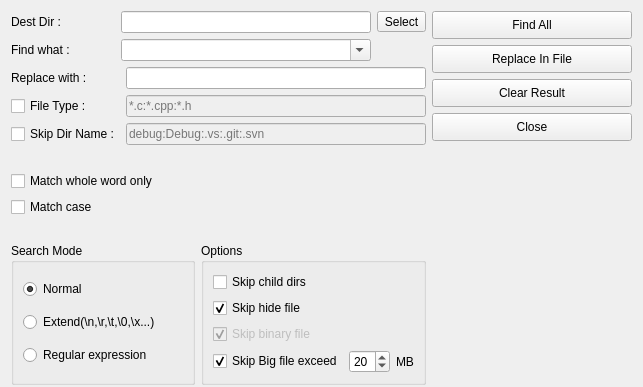
      <widget class="QWidget" name="tab_dirfind">
       <attribute name="title">
        <string>Dir Find</string>
       </attribute>
       <layout class="QHBoxLayout" name="horizontalLayout_10">
        <property name="bottomMargin">
         <number>2</number>
        </property>
        <item>
         <layout class="QVBoxLayout" name="verticalLayout_17">
          <item>
           <layout class="QGridLayout" name="gridLayout_2">
            <item row="0" column="0">
             <widget class="QLabel" name="label_8">
              <property name="sizePolicy">
               <sizepolicy hsizetype="Minimum" vsizetype="Fixed">
                <horstretch>0</horstretch>
                <verstretch>0</verstretch>
               </sizepolicy>
              </property>
              <property name="text">
               <string>Dest Dir :</string>
              </property>
             </widget>
            </item>
            <item row="0" column="1">
             <widget class="QLineEdit" name="destFindDir">
              <property name="sizePolicy">
               <sizepolicy hsizetype="Preferred" vsizetype="Fixed">
                <horstretch>0</horstretch>
                <verstretch>0</verstretch>
               </sizepolicy>
              </property>
              <property name="minimumSize">
               <size>
                <width>250</width>
                <height>0</height>
               </size>
              </property>
              <property name="maximumSize">
               <size>
                <width>350</width>
                <height>16777215</height>
               </size>
              </property>
             </widget>
            </item>
            <item row="0" column="2">
             <widget class="QToolButton" name="selectDir">
              <property name="minimumSize">
               <size>
                <width>0</width>
                <height>20</height>
               </size>
              </property>
              <property name="text">
               <string>Select</string>
              </property>
             </widget>
            </item>
            <item row="1" column="0">
             <widget class="QLabel" name="label_5">
              <property name="sizePolicy">
               <sizepolicy hsizetype="Minimum" vsizetype="Fixed">
                <horstretch>0</horstretch>
                <verstretch>0</verstretch>
               </sizepolicy>
              </property>
              <property name="text">
               <string>Find what :</string>
              </property>
             </widget>
            </item>
            <item row="1" column="1">
             <widget class="QComboBox" name="dirFindWhat">
              <property name="minimumSize">
               <size>
                <width>250</width>
                <height>0</height>
               </size>
              </property>
              <property name="maximumSize">
               <size>
                <width>350</width>
                <height>16777215</height>
               </size>
              </property>
              <property name="editable">
               <bool>true</bool>
              </property>
              <property name="maxCount">
               <number>512</number>
              </property>
             </widget>
            </item>
           </layout>
          </item>
          <item>
           <layout class="QGridLayout" name="gridLayout_5">
            <item row="1" column="1">
             <widget class="QLineEdit" name="fileType">
              <property name="enabled">
               <bool>false</bool>
              </property>
              <property name="sizePolicy">
               <sizepolicy hsizetype="Preferred" vsizetype="Fixed">
                <horstretch>0</horstretch>
                <verstretch>0</verstretch>
               </sizepolicy>
              </property>
              <property name="minimumSize">
               <size>
                <width>300</width>
                <height>0</height>
               </size>
              </property>
              <property name="maximumSize">
               <size>
                <width>350</width>
                <height>16777215</height>
               </size>
              </property>
              <property name="placeholderText">
               <string>*.c:*.cpp:*.h</string>
              </property>
             </widget>
            </item>
            <item row="1" column="0">
             <widget class="QCheckBox" name="dealFileType">
              <property name="sizePolicy">
               <sizepolicy hsizetype="Minimum" vsizetype="Fixed">
                <horstretch>0</horstretch>
                <verstretch>0</verstretch>
               </sizepolicy>
              </property>
              <property name="text">
               <string>File Type :</string>
              </property>
             </widget>
            </item>
            <item row="0" column="0">
             <widget class="QLabel" name="label_6">
              <property name="sizePolicy">
               <sizepolicy hsizetype="Minimum" vsizetype="Fixed">
                <horstretch>0</horstretch>
                <verstretch>0</verstretch>
               </sizepolicy>
              </property>
              <property name="text">
               <string>Replace with :</string>
              </property>
             </widget>
            </item>
            <item row="2" column="0">
             <widget class="QCheckBox" name="skipDir">
              <property name="sizePolicy">
               <sizepolicy hsizetype="Minimum" vsizetype="Fixed">
                <horstretch>0</horstretch>
                <verstretch>0</verstretch>
               </sizepolicy>
              </property>
              <property name="text">
               <string>Skip Dir Name :</string>
              </property>
             </widget>
            </item>
            <item row="2" column="1">
             <widget class="QLineEdit" name="skipDirNames">
              <property name="enabled">
               <bool>false</bool>
              </property>
              <property name="sizePolicy">
               <sizepolicy hsizetype="Preferred" vsizetype="Fixed">
                <horstretch>0</horstretch>
                <verstretch>0</verstretch>
               </sizepolicy>
              </property>
              <property name="minimumSize">
               <size>
                <width>300</width>
                <height>0</height>
               </size>
              </property>
              <property name="maximumSize">
               <size>
                <width>350</width>
                <height>16777215</height>
               </size>
              </property>
              <property name="placeholderText">
               <string>debug:Debug:.vs:.git:.svn</string>
              </property>
             </widget>
            </item>
            <item row="0" column="1">
             <widget class="QLineEdit" name="dirReplaceWhat">
              <property name="sizePolicy">
               <sizepolicy hsizetype="Preferred" vsizetype="Fixed">
                <horstretch>0</horstretch>
                <verstretch>0</verstretch>
               </sizepolicy>
              </property>
              <property name="minimumSize">
               <size>
                <width>300</width>
                <height>0</height>
               </size>
              </property>
              <property name="maximumSize">
               <size>
                <width>350</width>
                <height>16777215</height>
               </size>
              </property>
             </widget>
            </item>
           </layout>
          </item>
          <item>
           <spacer name="verticalSpacer_11">
            <property name="orientation">
             <enum>Qt::Vertical</enum>
            </property>
            <property name="sizeHint" stdset="0">
             <size>
              <width>20</width>
              <height>20</height>
             </size>
            </property>
           </spacer>
          </item>
          <item>
           <layout class="QVBoxLayout" name="verticalLayout_13">
            <item>
             <widget class="QCheckBox" name="dirFindMatchWholeBox">
              <property name="text">
               <string>Match whole word only</string>
              </property>
              <property name="checkable">
               <bool>true</bool>
              </property>
              <property name="checked">
               <bool>false</bool>
              </property>
             </widget>
            </item>
            <item>
             <widget class="QCheckBox" name="dirFindMatchCaseBox">
              <property name="text">
               <string>Match case</string>
              </property>
             </widget>
            </item>
           </layout>
          </item>
          <item>
           <spacer name="verticalSpacer_12">
            <property name="orientation">
             <enum>Qt::Vertical</enum>
            </property>
            <property name="sizeHint" stdset="0">
             <size>
              <width>20</width>
              <height>20</height>
             </size>
            </property>
           </spacer>
          </item>
          <item>
           <layout class="QHBoxLayout" name="horizontalLayout_18">
            <item>
             <layout class="QVBoxLayout" name="verticalLayout_16">
              <item>
               <widget class="QGroupBox" name="groupBox_4">
                <property name="title">
                 <string>Search Mode</string>
                </property>
                <layout class="QGridLayout" name="gridLayout_6">
                 <item row="0" column="0">
                  <widget class="QRadioButton" name="dirFindModeNormalBox">
                   <property name="text">
                    <string>Normal</string>
                   </property>
                   <property name="checked">
                    <bool>true</bool>
                   </property>
                  </widget>
                 </item>
                 <item row="2" column="0">
                  <layout class="QHBoxLayout" name="horizontalLayout_13">
                   <item>
                    <widget class="QRadioButton" name="dirFindModeRegularBt">
                     <property name="text">
                      <string>Regular expression</string>
                     </property>
                    </widget>
                   </item>
                  </layout>
                 </item>
                 <item row="1" column="0">
                  <widget class="QRadioButton" name="dirFindModeExtendBox">
                   <property name="text">
                    <string>Extend(\n,\r,\t,\0,\x...)</string>
                   </property>
                  </widget>
                 </item>
                </layout>
               </widget>
              </item>
             </layout>
            </item>
            <item>
             <widget class="QGroupBox" name="groupBox_5">
              <property name="title">
               <string>Options</string>
              </property>
              <layout class="QVBoxLayout" name="verticalLayout_14">
               <item>
                <widget class="QCheckBox" name="skipChildDirs">
                 <property name="text">
                  <string>Skip child dirs</string>
                 </property>
                </widget>
               </item>
               <item>
                <widget class="QCheckBox" name="skipHideFile">
                 <property name="text">
                  <string>Skip hide file</string>
                 </property>
                 <property name="checked">
                  <bool>true</bool>
                 </property>
                </widget>
               </item>
               <item>
                <widget class="QCheckBox" name="skipBinary">
                 <property name="enabled">
                  <bool>false</bool>
                 </property>
                 <property name="text">
                  <string>Skip binary file</string>
                 </property>
                 <property name="checked">
                  <bool>true</bool>
                 </property>
                </widget>
               </item>
               <item>
                <layout class="QHBoxLayout" name="horizontalLayout_12">
                 <property name="spacing">
                  <number>6</number>
                 </property>
                 <item>
                  <widget class="QCheckBox" name="skipFileMaxSize">
                   <property name="text">
                    <string>Skip Big file exceed</string>
                   </property>
                   <property name="checked">
                    <bool>true</bool>
                   </property>
                  </widget>
                 </item>
                 <item>
                  <widget class="QSpinBox" name="maxFileSizeSpinBox">
                   <property name="minimum">
                    <number>1</number>
                   </property>
                   <property name="maximum">
                    <number>30</number>
                   </property>
                   <property name="value">
                    <number>20</number>
                   </property>
                  </widget>
                 </item>
                 <item>
                  <widget class="QLabel" name="label_9">
                   <property name="text">
                    <string>MB</string>
                   </property>
                  </widget>
                 </item>
                </layout>
               </item>
              </layout>
             </widget>
            </item>
           </layout>
          </item>
         </layout>
        </item>
        <item>
         <layout class="QVBoxLayout" name="verticalLayout_15">
          <item>
           <widget class="QPushButton" name="dirFindAll">
            <property name="sizePolicy">
             <sizepolicy hsizetype="Preferred" vsizetype="Fixed">
              <horstretch>0</horstretch>
              <verstretch>0</verstretch>
             </sizepolicy>
            </property>
            <property name="minimumSize">
             <size>
              <width>200</width>
              <height>28</height>
             </size>
            </property>
            <property name="text">
             <string>Find All</string>
            </property>
           </widget>
          </item>
          <item>
           <widget class="QPushButton" name="dirReplaceAll">
            <property name="sizePolicy">
             <sizepolicy hsizetype="Minimum" vsizetype="Fixed">
              <horstretch>0</horstretch>
              <verstretch>0</verstretch>
             </sizepolicy>
            </property>
            <property name="minimumSize">
             <size>
              <width>200</width>
              <height>28</height>
             </size>
            </property>
            <property name="text">
             <string>Replace In File</string>
            </property>
           </widget>
          </item>
          <item>
           <widget class="QPushButton" name="clearBt">
            <property name="sizePolicy">
             <sizepolicy hsizetype="Minimum" vsizetype="Fixed">
              <horstretch>0</horstretch>
              <verstretch>0</verstretch>
             </sizepolicy>
            </property>
            <property name="minimumSize">
             <size>
              <width>200</width>
              <height>28</height>
             </size>
            </property>
            <property name="text">
             <string>Clear Result</string>
            </property>
           </widget>
          </item>
          <item>
           <widget class="QPushButton" name="dirClose">
            <property name="sizePolicy">
             <sizepolicy hsizetype="Minimum" vsizetype="Fixed">
              <horstretch>0</horstretch>
              <verstretch>0</verstretch>
             </sizepolicy>
            </property>
            <property name="minimumSize">
             <size>
              <width>200</width>
              <height>28</height>
             </size>
            </property>
            <property name="text">
             <string>Close</string>
            </property>
           </widget>
          </item>
          <item>
           <spacer name="verticalSpacer_10">
            <property name="orientation">
             <enum>Qt::Vertical</enum>
            </property>
            <property name="sizeHint" stdset="0">
             <size>
              <width>20</width>
              <height>40</height>
             </size>
            </property>
           </spacer>
          </item>
         </layout>
        </item>
       </layout>
      </widget>
